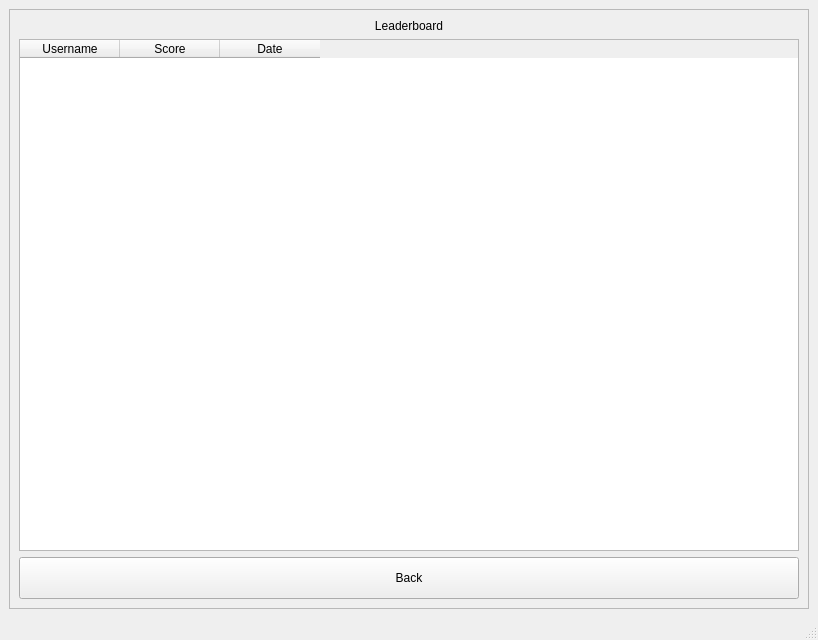
<?xml version="1.0" encoding="UTF-8"?>
<ui version="4.0">
 <class>LeaderboardWindow</class>
 <widget class="QMainWindow" name="LeaderboardWindow">
  <property name="geometry">
   <rect>
    <x>0</x>
    <y>0</y>
    <width>800</width>
    <height>600</height>
   </rect>
  </property>
  <property name="windowTitle">
   <string>MainWindow</string>
  </property>
  <widget class="QWidget" name="centralwidget">
   <layout class="QVBoxLayout" name="verticalLayout_2">
    <item alignment="Qt::AlignmentFlag::AlignHCenter|Qt::AlignmentFlag::AlignVCenter">
     <widget class="QFrame" name="frameLeaderboard">
      <property name="minimumSize">
       <size>
        <width>800</width>
        <height>600</height>
       </size>
      </property>
      <property name="maximumSize">
       <size>
        <width>900</width>
        <height>560</height>
       </size>
      </property>
      <property name="frameShape">
       <enum>QFrame::Shape::StyledPanel</enum>
      </property>
      <property name="frameShadow">
       <enum>QFrame::Shadow::Raised</enum>
      </property>
      <layout class="QVBoxLayout" name="verticalLayout">
       <item>
        <widget class="QLabel" name="labelTitle">
         <property name="text">
          <string>Leaderboard</string>
         </property>
         <property name="alignment">
          <set>Qt::AlignmentFlag::AlignCenter</set>
         </property>
        </widget>
       </item>
       <item>
        <widget class="QTableWidget" name="tableWidgetLeaderboard">
         <property name="columnCount">
          <number>3</number>
         </property>
         <column>
          <property name="text">
           <string>Username</string>
          </property>
         </column>
         <column>
          <property name="text">
           <string>Score</string>
          </property>
         </column>
         <column>
          <property name="text">
           <string>Date</string>
          </property>
         </column>
        </widget>
       </item>
       <item>
        <widget class="QPushButton" name="pushButtonBack">
         <property name="minimumSize">
          <size>
           <width>0</width>
           <height>42</height>
          </size>
         </property>
         <property name="text">
          <string>Back</string>
         </property>
        </widget>
       </item>
      </layout>
     </widget>
    </item>
   </layout>
  </widget>
  <widget class="QMenuBar" name="menubar">
   <property name="geometry">
    <rect>
     <x>0</x>
     <y>0</y>
     <width>800</width>
     <height>18</height>
    </rect>
   </property>
  </widget>
  <widget class="QStatusBar" name="statusbar"/>
 </widget>
 <resources/>
 <connections/>
</ui>
